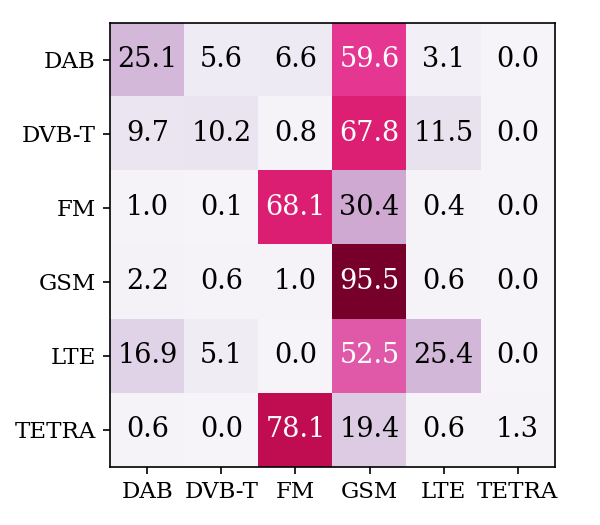

Here is the Python script that generated this plot:
import numpy as np
import matplotlib.pyplot as plt
import matplotlib
matplotlib.use('Agg')
matplotlib.rcParams['font.family'] = 'serif'

labels = ['DAB', 'DVB-T', 'FM', 'GSM', 'LTE', 'TETRA']
cm = np.array([
    [ 72,  16,  19, 171,   9,   0],
    [ 36,  38,   3, 253,  43,   0],
    [  7,   1, 493, 220,   3,   0],
    [  7,   2,   3, 300,   2,   0],
    [ 10,   3,   0,  31,  15,   0],
    [  1,   0, 121,  30,   1,   2],
], dtype=float)

row_sums = cm.sum(axis=1, keepdims=True)
cm_pct = (cm / row_sums) * 100

fig, ax = plt.subplots(figsize=(4, 3.5))

im = ax.imshow(cm_pct, cmap='PuRd', vmin=0, vmax=100)

ax.set_xticks(range(len(labels)))
ax.set_yticks(range(len(labels)))
ax.set_xticklabels(labels, fontsize=11)
ax.set_yticklabels(labels, fontsize=11)
ax.set_xlabel('')
ax.set_ylabel('')

for i in range(len(labels)):
    for j in range(len(labels)):
        val = cm_pct[i, j]
        color = 'white' if val > 50 else 'black'
        ax.text(j, i, f'{val:.1f}', ha='center', va='center',
                fontsize=13, color=color, fontweight='normal')

plt.tight_layout()
plt.savefig('/home/jovyan/work/project/confusion_matrix_no_gates.png', dpi=150, facecolor='white')
print('Saved: confusion_matrix_no_gates.png')
